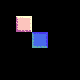

This is a level from a 2D game, rendered from its Tiled map with the project's own tilesets. A one-line summary and the complete map file follow:
An orthogonal 5x5 tile map with 16x16 px tiles, 1 tile layer (tile_layer) and 7 objects (3x no_collidable, 2x collidable_true, 2x collidable_false).

<map version="1.5" tiledversion="1.6.0" orientation="orthogonal" renderorder="right-down" width="5" height="5" tilewidth="16" tileheight="16" infinite="0" nextlayerid="2" nextobjectid="1">
 <editorsettings>
  <export target="tile_layer_5x5__tile_objects.lua" format="lua" />
 </editorsettings>
 <tileset firstgid="1" name="tiles" tilewidth="16" tileheight="16" tilecount="56" columns="14">
  <image source="../../../tiles.png" width="224" height="64" />
  <tile id="28">
   <objectgroup draworder="index" id="2">
    <object id="1" name="collidable_true" x="1" y="2" width="5" height="4" rotation="45">
     <properties>
      <property name="box2d_collidable" type="bool" value="true" />
     </properties>
    </object>
    <object id="2" name="collidable_false" x="1" y="8" width="5" height="4" rotation="46">
     <properties>
      <property name="box2d_collidable" type="bool" value="false" />
     </properties>
    </object>
    <object id="3" name="no_collidable" x="8" y="2" width="5.82609" height="3.95652" rotation="45" />
   </objectgroup>
  </tile>
  <tile id="32">
   <objectgroup draworder="index" id="2">
    <object id="1" name="collidable_true" x="1" y="2" width="6" height="5" rotation="45">
     <properties>
      <property name="box2d_collidable" type="bool" value="true" />
     </properties>
    </object>
    <object id="2" name="collidable_false" x="1" y="8" width="6" height="5" rotation="45">
     <properties>
      <property name="box2d_collidable" type="bool" value="false" />
     </properties>
    </object>
    <object id="3" name="no_collidable" x="9" y="2" width="6" height="5" rotation="45" />
   </objectgroup>
  </tile>
  <tile id="34">
   <objectgroup draworder="index" id="2">
    <object id="1" name="no_collidable" x="1.69565" y="2" width="7" height="5.6087" />
   </objectgroup>
  </tile>
 </tileset>
 <layer id="1" name="tile_layer" width="5" height="5">
  <data encoding="csv">
0,0,0,0,0,
0,29,0,0,0,
0,0,35,0,0,
0,0,0,0,0,
0,0,0,0,0
</data>
 </layer>
</map>
